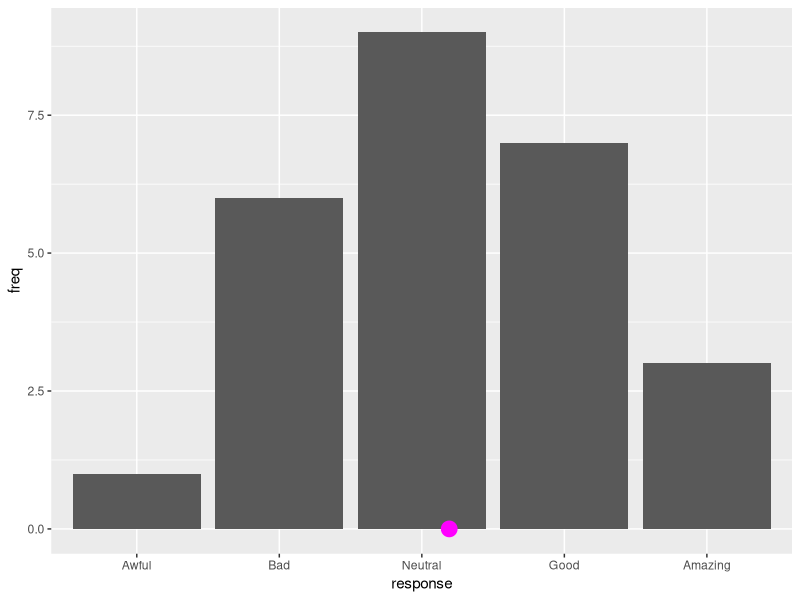
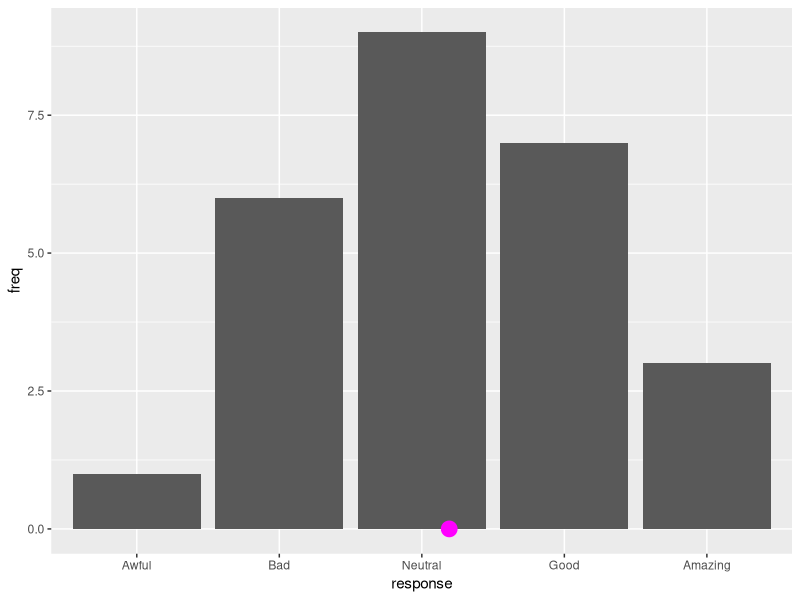
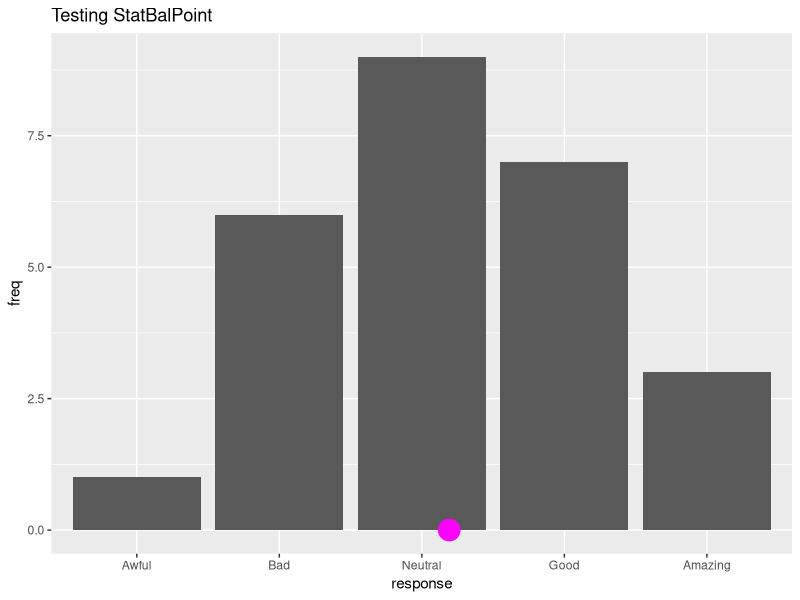
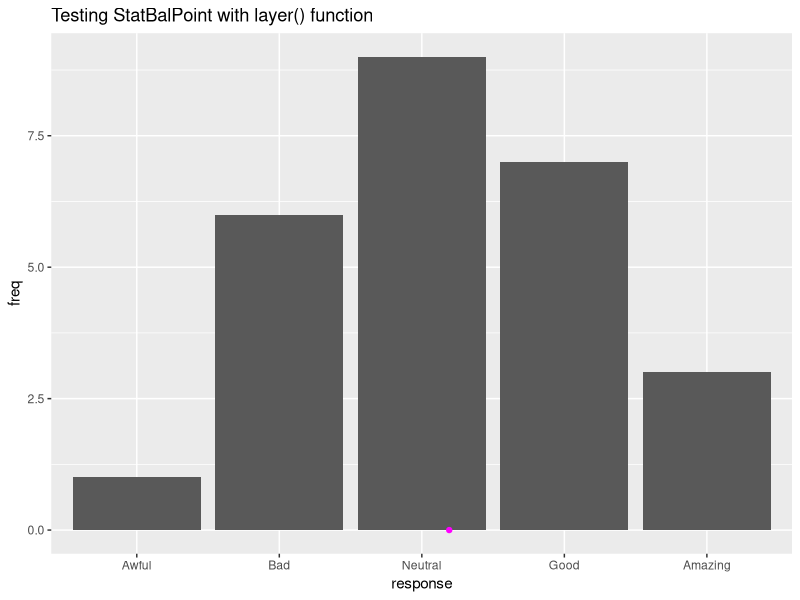
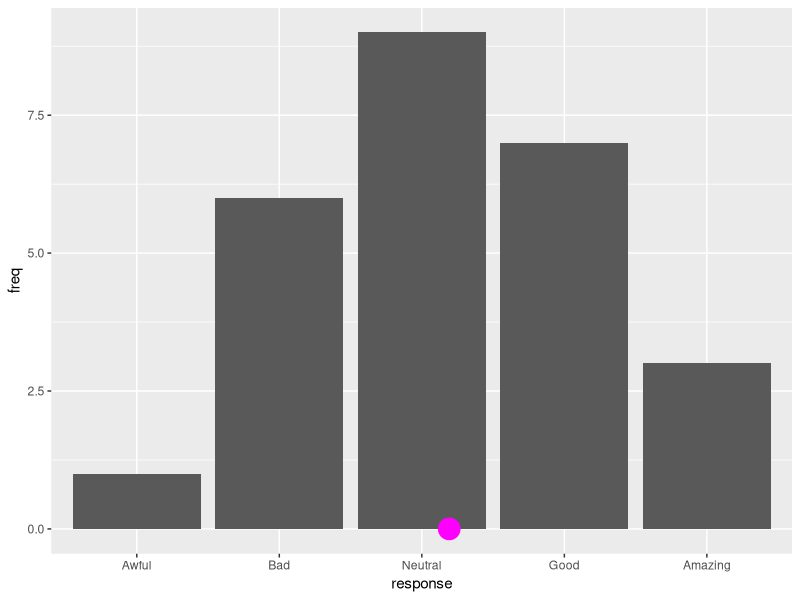

Write the R code that produced these figures, in order.
## ---- chunk 1

library(tidyverse)
survey_df <- data.frame(response = 
                          c("Awful",
                        "Bad", 
                        "Neutral",
                        "Good",
                        "Amazing") |> 
                          fct_inorder(ordered = T), 
                         freq = c(1, 6, 9, 7, 3))

balancing_point_df <- survey_df |> 
  summarize(x = sum(as.numeric(response) * freq) / 
              sum(freq)) |> 
  mutate(y = 0)

ggplot(survey_df) + 
  aes(x = response, 
      y = freq) + 
  geom_col() + 
  geom_point(data = balancing_point_df,
             aes(x = x, y = y),
             size = 5, color = "magenta")
## ---- chunk 2
#| label: fitted_1

library(tidyverse)
survey_df <- data.frame(response = 
                          c("Awful",
                        "Bad", 
                        "Neutral",
                        "Good",
                        "Amazing") |> 
                          fct_inorder(ordered = T), 
                         freq = c(1, 6, 9, 7, 3))

balancing_point_df <- survey_df |> 
  summarize(x = sum(as.numeric(response) * freq) / 
              sum(freq)) |> 
  mutate(y = 0)

ggplot(survey_df) + 
  aes(x = response, 
      y = freq) + 
  geom_col() + 
  geom_point(data = balancing_point_df,
             aes(x = x, y = y),
             size = 5, color = "magenta")
## ---- chunk 3
#| label: fitted_2

compute_panel_bal_point <- function(data, scales){

  data |> 
  summarize(x = sum(x * y) / sum(y)) |> 
  mutate(y = 0)
  
}
## ---- chunk 4
## Test compute. 
survey_df |>
  mutate(response = response |> as.numeric()) |>
  select(x = response, 
         y = freq) |>
  compute_panel_bal_point()
## ---- chunk 5
#| label: fitted_3
StatBalPoint <- ggplot2::ggproto(`_class` = "StatBalPoint",
                                  `_inherit` = ggplot2::Stat,
                                  required_aes = c("x", "y"),
                                  compute_panel = compute_panel_bal_point)
## ---- chunk 6
survey_df |> 
  ggplot() + 
  aes(x = response,
      y = freq) + 
  geom_col() + 
  geom_point(stat = StatBalPoint, 
             color = "magenta", 
             size = 7) +
  labs(title = "Testing StatBalPoint")
## ---- chunk 7
survey_df |> 
  ggplot() + 
  aes(x = response,
      y = freq) + 
  geom_col() + 
  layer(geom = GeomPoint, 
        stat = StatBalPoint, 
        position = "identity", 
        params = list(color = "magenta")) + 
  labs(title = "Testing StatBalPoint with layer() function")
## ---- chunk 8
#| label: fitted_4

stat_bal_point <- function(mapping = NULL, data = NULL, geom = "point", position = "identity", 
    ..., show.legend = NA, inherit.aes = TRUE) {
    layer(data = data, mapping = mapping, stat = StatBalPoint, 
        geom = geom, position = position, show.legend = show.legend, 
        inherit.aes = inherit.aes, params = list(na.rm = FALSE, 
            ...))
}
## ---- chunk 9
geom_bal_point <- stat_bal_point
## ---- chunk 10
# user-facing function
geom_bal_point <- function(mapping = NULL, data = NULL, 
                         stat = "bal_point", position = "identity", 
                         ..., show.legend = NA, inherit.aes = TRUE) 
{
    layer(data = data, mapping = mapping, stat = stat, 
        geom = GeomPoint, position = position, show.legend = show.legend, 
        inherit.aes = inherit.aes, params = rlang::list2(na.rm = FALSE, 
            ...))
}
## ---- chunk 11
#| label: fitted_5
survey_df |> 
  ggplot() + 
  aes(x = response, 
      y = freq) +
  geom_col() + 
  geom_bal_point(color = "magenta", 
                 size = 7)
## ---- chunk 12
library(tidyverse)

# Step 1. Define compute
compute_panel_bal_point <- function(data, scales){
  
  data |> 
    summarise(x = (x*y)/sum(y)) |>
    mutate(y = 0)
  
}


# Step 2. Define Stat
StatBalPoint = ggproto(`_class` = "StatBalPoint",
                      `_inherit` = Stat,
                      required_aes = c("x", "y"),
                      compute_group = compute_panel_bal_point)

# Step 3. Define user-facing functions

## define stat_*()
stat_bal_point <- function(mapping = NULL, data = NULL, 
                         geom = "point", position = "identity", 
                         ..., show.legend = NA, inherit.aes = TRUE) 
{
    layer(data = data, mapping = mapping, stat = StatBalPoint, 
        geom = geom, position = position, show.legend = show.legend, 
        inherit.aes = inherit.aes, params = rlang::list2(na.rm = FALSE, 
            ...))
}

## define geom_*()
geom_bal_point <- stat_bal_point
